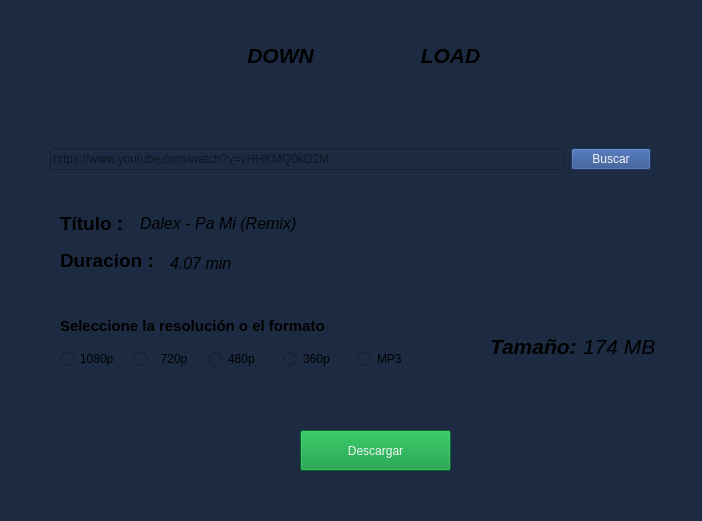
<?xml version="1.0" encoding="UTF-8"?>
<ui version="4.0">
 <class>MainWindow</class>
 <widget class="QMainWindow" name="MainWindow">
  <property name="geometry">
   <rect>
    <x>0</x>
    <y>0</y>
    <width>702</width>
    <height>521</height>
   </rect>
  </property>
  <property name="windowTitle">
   <string>MainWindow</string>
  </property>
  <property name="styleSheet">
   <string notr="true">background-color: rgb(29, 43, 66);</string>
  </property>
  <widget class="QWidget" name="centralwidget">
   <widget class="QLabel" name="label_5">
    <property name="geometry">
     <rect>
      <x>240</x>
      <y>40</y>
      <width>81</width>
      <height>31</height>
     </rect>
    </property>
    <property name="text">
     <string>&lt;html&gt;&lt;head/&gt;&lt;body&gt;&lt;p align=&quot;center&quot;&gt;&lt;span style=&quot; font-size:16pt; font-weight:600; font-style:italic;&quot;&gt;DOWN&lt;/span&gt;&lt;/p&gt;&lt;/body&gt;&lt;/html&gt;</string>
    </property>
   </widget>
   <widget class="QPushButton" name="downloadButton">
    <property name="enabled">
     <bool>true</bool>
    </property>
    <property name="geometry">
     <rect>
      <x>300</x>
      <y>430</y>
      <width>151</width>
      <height>41</height>
     </rect>
    </property>
    <property name="styleSheet">
     <string notr="true">background-color: rgb(6, 147, 53);
font: 75 italic 14pt &quot;Nimbus Roman&quot;;
color: rgb(245, 245, 245);</string>
    </property>
    <property name="text">
     <string>Descargar</string>
    </property>
   </widget>
   <widget class="QLabel" name="label_2">
    <property name="geometry">
     <rect>
      <x>320</x>
      <y>10</y>
      <width>101</width>
      <height>91</height>
     </rect>
    </property>
    <property name="styleSheet">
     <string notr="true">border-image: url(:/cct/logo.png);</string>
    </property>
    <property name="text">
     <string/>
    </property>
   </widget>
   <widget class="QLabel" name="label_6">
    <property name="geometry">
     <rect>
      <x>420</x>
      <y>40</y>
      <width>61</width>
      <height>31</height>
     </rect>
    </property>
    <property name="text">
     <string>&lt;html&gt;&lt;head/&gt;&lt;body&gt;&lt;p align=&quot;center&quot;&gt;&lt;span style=&quot; font-size:16pt; font-weight:600; font-style:italic;&quot;&gt;LOAD&lt;/span&gt;&lt;/p&gt;&lt;/body&gt;&lt;/html&gt;</string>
    </property>
   </widget>
   <widget class="QLabel" name="labelTitle">
    <property name="geometry">
     <rect>
      <x>60</x>
      <y>210</y>
      <width>71</width>
      <height>27</height>
     </rect>
    </property>
    <property name="text">
     <string>&lt;html&gt;&lt;head/&gt;&lt;body&gt;&lt;p&gt;&lt;span style=&quot; font-size:14pt; font-weight:600;&quot;&gt;Título : &lt;/span&gt;&lt;/p&gt;&lt;/body&gt;&lt;/html&gt;</string>
    </property>
   </widget>
   <widget class="QLabel" name="LabelDuration">
    <property name="geometry">
     <rect>
      <x>60</x>
      <y>240</y>
      <width>101</width>
      <height>41</height>
     </rect>
    </property>
    <property name="text">
     <string>&lt;html&gt;&lt;head/&gt;&lt;body&gt;&lt;p&gt;&lt;span style=&quot; font-size:14pt; font-weight:600;&quot;&gt;Duracion :&lt;/span&gt;&lt;/p&gt;&lt;/body&gt;&lt;/html&gt;</string>
    </property>
   </widget>
   <widget class="QLabel" name="LabelTitleName">
    <property name="geometry">
     <rect>
      <x>140</x>
      <y>210</y>
      <width>471</width>
      <height>27</height>
     </rect>
    </property>
    <property name="text">
     <string>&lt;html&gt;&lt;head/&gt;&lt;body&gt;&lt;p&gt;&lt;span style=&quot; font-size:12pt; font-style:italic;&quot;&gt;Dalex - Pa Mi (Remix)&lt;/span&gt;&lt;/p&gt;&lt;/body&gt;&lt;/html&gt;</string>
    </property>
   </widget>
   <widget class="QLabel" name="labelTime">
    <property name="geometry">
     <rect>
      <x>170</x>
      <y>250</y>
      <width>81</width>
      <height>27</height>
     </rect>
    </property>
    <property name="text">
     <string>&lt;html&gt;&lt;head/&gt;&lt;body&gt;&lt;p&gt;&lt;span style=&quot; font-size:12pt; font-style:italic;&quot;&gt;4.07 min&lt;/span&gt;&lt;/p&gt;&lt;/body&gt;&lt;/html&gt;</string>
    </property>
   </widget>
   <widget class="QWidget" name="">
    <property name="geometry">
     <rect>
      <x>50</x>
      <y>140</y>
      <width>601</width>
      <height>38</height>
     </rect>
    </property>
    <layout class="QHBoxLayout" name="horizontalLayout_2">
     <item>
      <widget class="QLineEdit" name="lineEdit">
       <property name="placeholderText">
        <string>https://www.youtube.com/watch?v=vHHKMQ0kD2M</string>
       </property>
      </widget>
     </item>
     <item>
      <widget class="QPushButton" name="searchButton">
       <property name="styleSheet">
        <string notr="true">background-color: rgb(38, 73, 138);
font: 75 italic 14pt &quot;Nimbus Roman&quot;;
color: rgb(245, 245, 245);</string>
       </property>
       <property name="text">
        <string>Buscar</string>
       </property>
      </widget>
     </item>
    </layout>
   </widget>
   <widget class="QWidget" name="">
    <property name="geometry">
     <rect>
      <x>60</x>
      <y>310</y>
      <width>365</width>
      <height>59</height>
     </rect>
    </property>
    <layout class="QVBoxLayout" name="verticalLayout">
     <item>
      <widget class="QLabel" name="label">
       <property name="text">
        <string>&lt;html&gt;&lt;head/&gt;&lt;body&gt;&lt;p&gt;&lt;span style=&quot; font-size:11pt; font-weight:600;&quot;&gt;Seleccione la resolución o el formato&lt;/span&gt;&lt;/p&gt;&lt;/body&gt;&lt;/html&gt;</string>
       </property>
      </widget>
     </item>
     <item>
      <layout class="QHBoxLayout" name="horizontalLayout">
       <item>
        <widget class="QRadioButton" name="button1080p">
         <property name="styleSheet">
          <string notr="true">font: 87 12pt &quot;Noto Sans&quot;;</string>
         </property>
         <property name="text">
          <string>1080p</string>
         </property>
        </widget>
       </item>
       <item>
        <widget class="QRadioButton" name="button720p">
         <property name="styleSheet">
          <string notr="true">font: 87 12pt &quot;Noto Sans&quot;;</string>
         </property>
         <property name="text">
          <string>  720p</string>
         </property>
        </widget>
       </item>
       <item>
        <widget class="QRadioButton" name="button480p">
         <property name="styleSheet">
          <string notr="true">font: 87 12pt &quot;Noto Sans&quot;;</string>
         </property>
         <property name="text">
          <string>480p</string>
         </property>
        </widget>
       </item>
       <item>
        <widget class="QRadioButton" name="button360p">
         <property name="styleSheet">
          <string notr="true">font: 87 12pt &quot;Noto Sans&quot;;</string>
         </property>
         <property name="text">
          <string>360p</string>
         </property>
        </widget>
       </item>
       <item>
        <widget class="QRadioButton" name="buttonMp3">
         <property name="styleSheet">
          <string notr="true">font: 87 12pt &quot;Noto Sans&quot;;</string>
         </property>
         <property name="text">
          <string>MP3</string>
         </property>
        </widget>
       </item>
      </layout>
     </item>
    </layout>
   </widget>
   <widget class="QWidget" name="">
    <property name="geometry">
     <rect>
      <x>490</x>
      <y>330</y>
      <width>168</width>
      <height>34</height>
     </rect>
    </property>
    <layout class="QHBoxLayout" name="horizontalLayout_3">
     <item>
      <widget class="QLabel" name="SizeTitle">
       <property name="styleSheet">
        <string notr="true">font: 75 14pt &quot;Ligconsolata&quot;;</string>
       </property>
       <property name="text">
        <string>&lt;html&gt;&lt;head/&gt;&lt;body&gt;&lt;p&gt;&lt;span style=&quot; font-size:16pt; font-weight:600; font-style:italic;&quot;&gt;Tamaño:&lt;/span&gt;&lt;/p&gt;&lt;/body&gt;&lt;/html&gt;</string>
       </property>
      </widget>
     </item>
     <item>
      <widget class="QLabel" name="Size">
       <property name="styleSheet">
        <string notr="true">font: 29 14pt &quot;Noto Sans CJK KR&quot;;</string>
       </property>
       <property name="text">
        <string>&lt;html&gt;&lt;head/&gt;&lt;body&gt;&lt;p&gt;&lt;span style=&quot; font-size:16pt; font-weight:400; font-style:italic;&quot;&gt;174 MB&lt;/span&gt;&lt;/p&gt;&lt;/body&gt;&lt;/html&gt;</string>
       </property>
      </widget>
     </item>
    </layout>
   </widget>
  </widget>
  <widget class="QStatusBar" name="statusbar"/>
 </widget>
 <resources>
  <include location="logo1.qrc"/>
 </resources>
 <connections/>
</ui>
